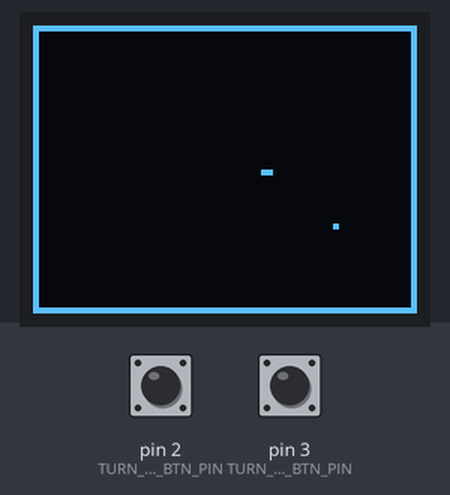
The sketch below on a simulated Arduino Uno, built with avr-gcc and run on an emulated ATmega328P. Shown: 64×48 one-colour display. Inputs (shaded band) come from the test bench; at power-on: pin 2 (TURN_LEFT_BTN_PIN) HIGH, pin 3 (TURN_RIGHT_BTN_PIN) HIGH. Random numbers use the default seed unless the sketch sets one.

Above: at 1.4 s.
1.5 s: pin 2 (TURN_LEFT_BTN_PIN) pulled LOW for 0.25 s
Timing chart, 0 to 4.5 s (numbered marks = the images above; inputs shaded):
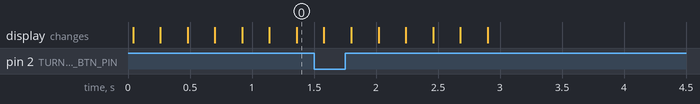

The sketch:

snake.ino
```cpp
// TODO: there is a bug in move_to_next_tail_piece() that causes
//  the snake to be cut in two in some situations. I tried to
//  save memory by reading the snake form from the memory, but
//  I did not think it through and it does not work. I guess one
//  needs to use 2 bits per snake piece. To be fixed :)

#include <TVout.h>
TVout TV;

const int TURN_LEFT_BTN_PIN = 2;
const int TURN_RIGHT_BTN_PIN = 3;
const long GAME_SPEED = 30000L;

long loop_counter = 0;

int snake_head_x = 0;
int snake_head_y = 0;
int snake_tail_x = 0;
int snake_tail_y = 0;
int snake_dx = 1;
int snake_dy = 0;
int apple_x = 10;
int apple_y = 10;

void setup() {
  // put your setup code here, to run once:
  TV.begin(_PAL, 64, 48);
  pinMode(TURN_LEFT_BTN_PIN, INPUT_PULLUP); // float pin high
  pinMode(TURN_RIGHT_BTN_PIN, INPUT_PULLUP); // float pin high
  init_game();
}

void loop() {
  // put your main code here, to run repeatedly:

  // ignore most of the loops
  loop_counter = loop_counter+1;
  if (loop_counter<GAME_SPEED) return;
  else loop_counter = 0;

  // controls, turn if there are pending turns
  turn_as_needed(
    digitalRead(TURN_LEFT_BTN_PIN)==LOW,
    digitalRead(TURN_RIGHT_BTN_PIN)==LOW);

  // head slithers on
  snake_head_x = snake_head_x+snake_dx;
  snake_head_y = snake_head_y+snake_dy;

  // wait for the vsync to avoid sceen flicker
  TV.delay_frame(1);
  if (snake_head_x==apple_x && snake_head_y==apple_y) {
    new_apple();
  }
  else if (TV.get_pixel(snake_head_x, snake_head_y)==WHITE ) {
    // white, but not apple, ate itself or wall -> Game over
    init_game();
  }
  else {
    TV.set_pixel(snake_tail_x, snake_tail_y, BLACK);
    move_to_next_tail_piece();
  }
  TV.set_pixel(snake_head_x, snake_head_y, WHITE);
}

void turn_as_needed(bool left_turn, bool right_turn) {
  int new_snake_dx = 0; int new_snake_dy = 0;
  if (left_turn) {
    new_snake_dx = -snake_dy; new_snake_dy = snake_dx;
    snake_dx = new_snake_dx; snake_dy = new_snake_dy;
  }
  if (right_turn) {
    new_snake_dx = snake_dy; new_snake_dy = -snake_dx;
    snake_dx = new_snake_dx; snake_dy = new_snake_dy;
  }
}

void init_game() {
  // Snake starts from the middle and moves right
  snake_dx = 1;
  snake_dy = 0;
  snake_tail_x = TV.hres()/2;
  snake_tail_y = TV.vres()/2;
  snake_head_x = snake_tail_x+snake_dx;
  snake_head_y = snake_tail_y+snake_dy;

  // Draw snake and add the first apple
  TV.clear_screen();
  TV.draw_rect(0, 0, TV.hres()-1, TV.vres()-1, WHITE, BLACK);
  TV.set_pixel(snake_tail_x, snake_tail_y, WHITE);
  TV.set_pixel(snake_head_x, snake_head_y, WHITE);
  new_apple();
}

void new_apple() {
  while (true) {
    apple_x = random(1, TV.hres());
    apple_y = random(1, TV.vres());
    // can put apple here, exit the while loop
    if (TV.get_pixel(apple_x, apple_y)==BLACK) break;
  }
  TV.set_pixel(apple_x, apple_y, WHITE);
}

void move_to_next_tail_piece() {
  int dx=1; int dy=0;
  for (int i=0; i<4; i++) {
    // iterate (1,0), (0,-1), (-1,0), (0,1)
    int new_dx = 0; int new_dy = 0;
    new_dx = -dy; new_dy = dx;
    dx = new_dx; dy = new_dy;

    if (snake_tail_x+dx==1 || snake_tail_x+dx==TV.hres()-1) continue;
    if (snake_tail_y+dy==1 || snake_tail_y+dy==TV.vres()-1) continue;
    if (snake_tail_x+dx==apple_x && snake_tail_y+dy==apple_y) continue;
    if (TV.get_pixel(snake_tail_x+dx, snake_tail_y+dy)==WHITE) {
      snake_tail_x = snake_tail_x+dx;
      snake_tail_y = snake_tail_y+dy;
      break;
    }
  }
}
```
